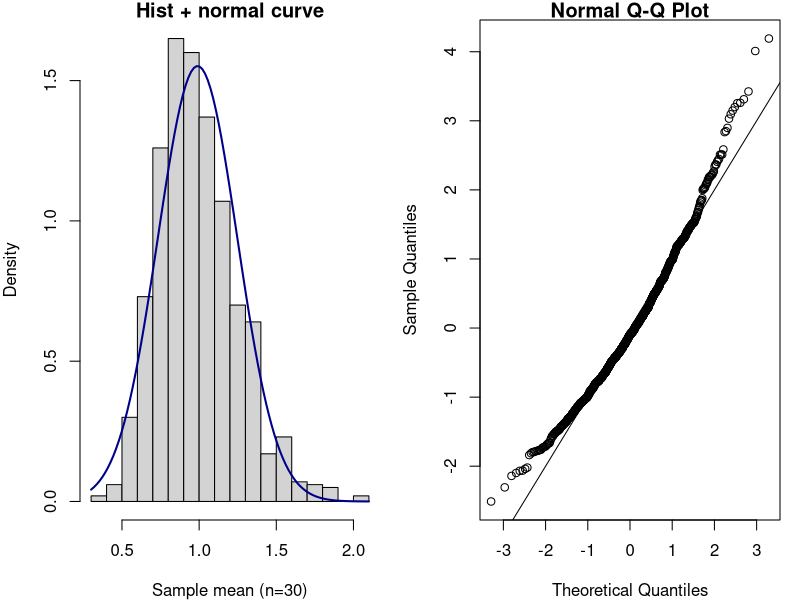
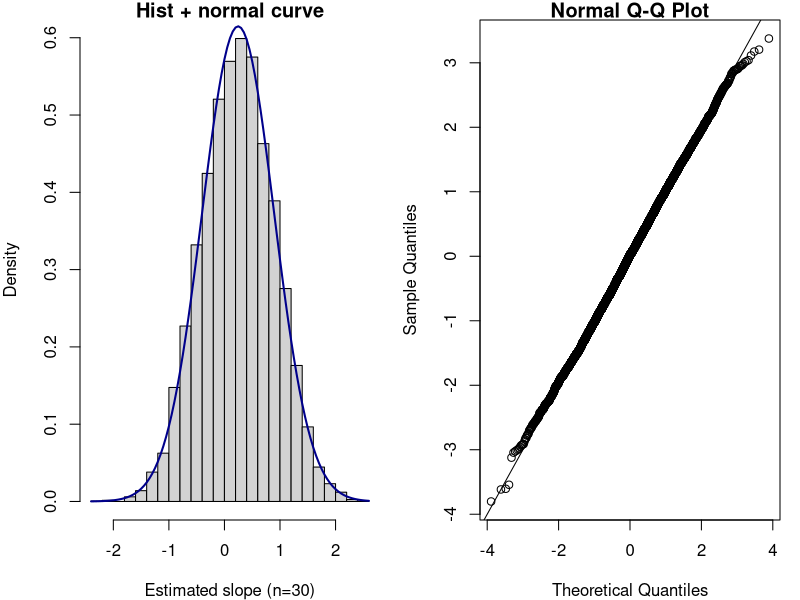

The R script that drew these images, in order:
## ---- chunk 1
## Set a random seed 
## to ensure replication of simulation
set.seed(8173)
## Set n
n = 30
## Set K
K = 1000
## Repeat the following K times
ybar = NULL
for(i in 1:K){
  y = rchisq(n,df=1)
  ybar = c(ybar,mean(y))
}
par(mfrow=c(1,2),mar=c(4,4,1,1))
hist(ybar, breaks=20, prob=TRUE, 
     xlab="Sample mean (n=30)", 
     main="Hist + normal curve")
curve(dnorm(x, mean=mean(ybar), sd=sqrt(var(ybar))), 
      col="darkblue", lwd=2, add=TRUE, yaxt="n")
qqnorm(scale(ybar));abline(0,1)
## ---- chunk 2
# Set the seed for replication
set.seed(21621)
# Set the sample size 
n = 30
# Set the number of replications
K = 10000
# Initialize an output vector
slopes = NULL

for(i in 1:K){
  # Generate X = explanatory variable
  X = runif(n)
  # Generate Y = mean + error
  # The model below has assumptions that hold under SLR
  # y = 2 + 0.25 * X + rnorm(n,sd=0.2)
  # Specify a model that violates the SLR assumptions
  y = 2 + 0.25 * X + scale(rchisq(n,df=1))
  # Fit the SLR and save the slope
  fit = lm(y~X)
  slopes = c(slopes,fit$coefficients[2])
}

par(mfrow=c(1,2),mar=c(4,4,1,1))
hist(slopes, breaks=20, prob=TRUE, 
     xlab="Estimated slope (n=30)", 
     main="Hist + normal curve")
curve(dnorm(x, mean=mean(slopes), sd=sqrt(var(slopes))), 
      col="darkblue", lwd=2, add=TRUE, yaxt="n")
qqnorm(scale(slopes));abline(0,1)
